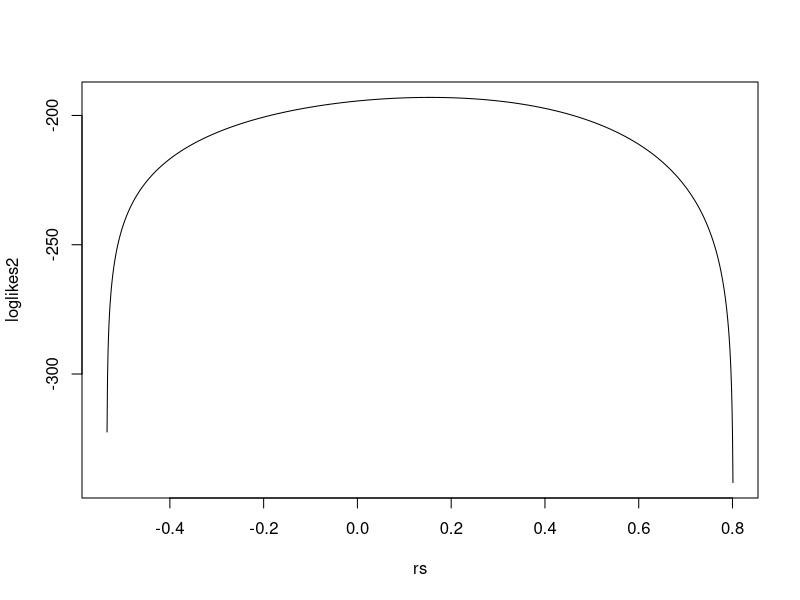
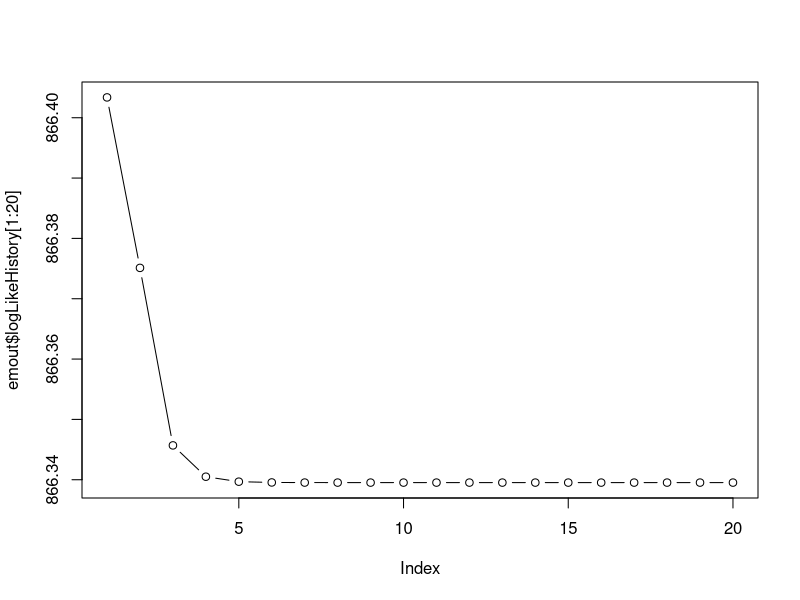

Generate these figures, in order, with R:
# R12-4.R ハプロタイプ頻度推定
Make3x3 <- function(f) {
  tmp <- f %*% t(f)   # tmpは4*4のmatrix
  matrix(c(tmp[1, 1], 2 * tmp[1, 2], tmp[2, 2], 
           2 * tmp[1, 3], 2 * (tmp[1, 4] + tmp[2, 3]), 2 * tmp[2, 4],
           tmp[3, 3], 2 * tmp[3, 4], tmp[4, 4]),
         nrow = 3, byrow = TRUE)
}

CalcLike3x3 <- function(g = matrix(1, 3, 3),  # 3x3の1行列
                        f = c(0.25, 0.25, 0.25, 0.25)) {
  F <- Make3x3(f)
  sum(g * log(F))
}

CalcR <- function(h) {
  p_A <- h[1] + h[3]
  p_B <- h[1] + h[2]
  (h[1] - p_A * p_B)/sqrt(p_A * (1 - p_A) * p_B * (1 - p_B))
}

ns <- matrix(c(2, 5, 2, 10, 18, 14, 4, 25, 20),
             nrow = 3, byrow = TRUE)

N <- 10000

p <- c(1, 1, 1, 1)

sampled <- gtools::rdirichlet(N, p)

loglikes <- apply(sampled, 1, CalcLike3x3, g=ns)

maxset <- sampled[which(loglikes == max(loglikes)),]  # which: 論理演算子でTRUEとなるindexを取得する。 # 最大尤度を返した4はプロタイプ

maxp_A <- maxset[1] + maxset[3]

maxp_B <- maxset[1] + maxset[2]

maxr <- CalcR(maxset)
maxset



# R12-5.R ハプロタイプ頻度推定②
p_A <- 0.4; p_B <- 0.3

# HWEの時の各ハプロタイプの頻度（独立を仮定しているということ）
f1 <- p_A * p_B
f2 <- (1 - p_A) * p_B
f3 <- p_A * (1 - p_B)
f4 <- (1 - p_A) * (1 - p_B)

rs <- seq(from = -1, to = 1, by = 0.001)

# ハプロタイプの頻度
ds <- rs * sqrt(p_A * (1 - p_A) * p_B * (1 - p_B))
f1 <- ds + f1
f2 <- -ds + f2
f3 <- -ds + f3
f4 <- ds + f4

F <- matrix(c(f1, f2, f3, f4), nrow = length(f1))

minF <- apply(F, 1, min)

rs <- rs[minF > 0]

F <- F[minF > 0, ]

loglikes2 <- apply(F, 1, CalcLike3x3, g=ns)

maxset2 <- F[which(loglikes == max(loglikes2)), ]

maxp_A2 <- maxset2[1] + maxset2[3]
maxp_B2 <- maxset2[1] + maxset2[2]

maxr2 <- CalcR(maxset2)

plot(rs, loglikes2, type = "l")


# R12-6.R : EMアルゴリズム

EM2loci <- function(n, p = NULL, Niter = 1000) {
  if ( is.null(p)) p <- rep(0.25, 4)
  
  f <- p
  rs <- rep(0, Niter)
  logLikes <- rep(0, Niter)
  fs <- matrix(0, Niter, 4)   # 1000 * 4 の行列
  
  fixed <- c(n[1, 1] * 2 + n[1, 2] + n[2, 1],
             n[1, 3] * 2 + n[1, 2] + n[2, 3],
             n[3, 1] * 2 + n[2, 1] + n[3, 2],
             n[3, 3] * 2 + n[2, 3] + n[3, 2])
  
  for (i in 1:Niter) {
    tmpratio <- f[1]*f[4]/(f[1]*f[4] + f[2] * f[3])
    tmp <- rep(0, 4)
    tmp[1] <- fixed[1] + n[2, 2] * tmpratio
    tmp[2] <- fixed[2] + n[2, 2] * (1 - tmpratio)
    tmp[3] <- fixed[3] + n[2, 2] * tmpratio
    tmp[4] <- fixed[4] + n[2, 2] * (1 - tmpratio) 
    
    fs[i,] <- tmp/sum(tmp)
    logLikes[i] <- CalcLike3x3(n, tmp)
    rs[i] <- CalcR(tmp)
    f <- tmp
  }
  
  list(f = f, r = rs[Niter], logLike = logLikes[Niter],
       fHistory = fs, rHistory = rs,
       logLikeHistory = logLikes)
}

emout <- EM2loci(ns)

maxp_A <- emout$f[1] + emout$f[3]
maxp_B <- emout$f[1] + emout$f[2]
maxr <- emout$r

plot(emout$logLikeHistory[1:20], type = "b")






























